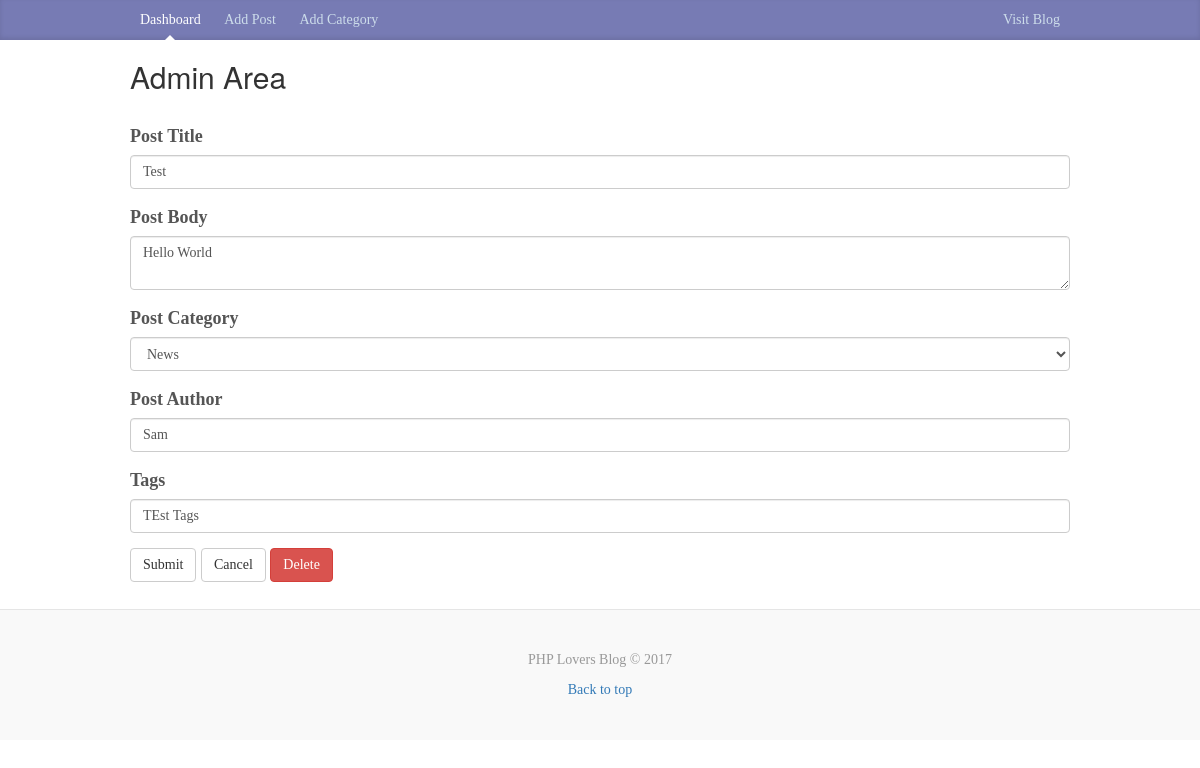
/public/blog/admin/edit_post.php?id=1, run on the app's committed database.
### tables this page shows
CREATE TABLE `posts` (
  `id` int(11) NOT NULL AUTO_INCREMENT,
  `title` varchar(255) DEFAULT NULL,
  `body` text,
  `category` int(11) DEFAULT NULL,
  `author` varchar(255) DEFAULT NULL,
  `tags` varchar(255) DEFAULT NULL,
  `date` timestamp NULL DEFAULT NULL,
  PRIMARY KEY (`id`)
);

### public/blog/libraries/Database.class.php (called while the page is built, shortened)
<?php
class Database
{
	public $host = DB_HOST;
	public $username = DB_USER;
	public $password = DB_PASS;
	public $db_name =DB_NAME;
	public $link;
	private function connect()
	{
		$this->link = new mysqli($this->host, $this->username, $this->password, $this->db_name);
	}
	public function select($query)
	{
		$result = $this->link->query($query) or die($this->link->error.__LINE__);
		if($result->num_rows > 0)
		{
			return $result;
		}
		else
		{
			return false;
		}
	}
}

### public/blog/admin/edit_post.php (the view, shortened to what this page needs)
<?php include 'includes/header.php' ?>
<?php
    $db = new Database();
    $id = $_GET['id'];
    $query = "SELECT * FROM posts WHERE id=".$id;
    $post = $db->select($query)->fetch_assoc();
    $query = "SELECT * FROM categories";
    $categories = $db->select($query);
?>
<form method="post" action="edit_post.php?id=<?php echo $id; ?>">
  <div class="form-group">
    <label>Post Title</label>
    <input type="text" name="title" class="form-control" placeholder="Enter Title" value="<?php echo $post['title']; ?>" >
</div>
<div class="form-group">
    <label>Post Body</label>
    <textarea type="textarea" name="body" class="form-control" placeholder="Enter Post Body"><?php echo $post['body']; ?></textarea>
</div>
<div class="form-group">
    <label>Post Category</label>
    <select name="category" class="form-control">
    <?php while($row = $categories->fetch_assoc()) : ?>
        <?php $selected = ($row['id'] == $post['category']) ? 'selected' : '' ?>
      <option <?php echo $selected ?> value="<?php echo $row['id'] ?>"><?php echo $row['name'] ?></option>
    <?php endwhile ?>
  </select>
</div>
<div class="form-group">
    <label>Post Author</label>
    <input type="text" name="author" class="form-control" placeholder="Author Name" value="<?php echo $post['author']; ?>">
</div>
<div class="form-group">
    <label>Tags</label>
    <input type="text" name="tags" class="form-control" placeholder="Enter Tags" value="<?php echo $post['tags']; ?>">
</div>
<div>
    <input type="submit" name="submit" class="btn btn-default" value="Submit">
    <a href="index.php" class="btn btn-default">Cancel</a>
    <input type="submit" name="delete" class="btn btn-danger" value="Delete">
</div>
<br>
</form>
<?php include 'includes/footer.php' ?>

### public/blog/css/custom.css (style rules this page uses)
body { font-family: Georgia, "Times New Roman", Times, serif; color: #555; }

### data on the page
posts: title "Test", body "Hello World", author "Sam", tags "TEst Tags"

### other printed values
form field category "News"
